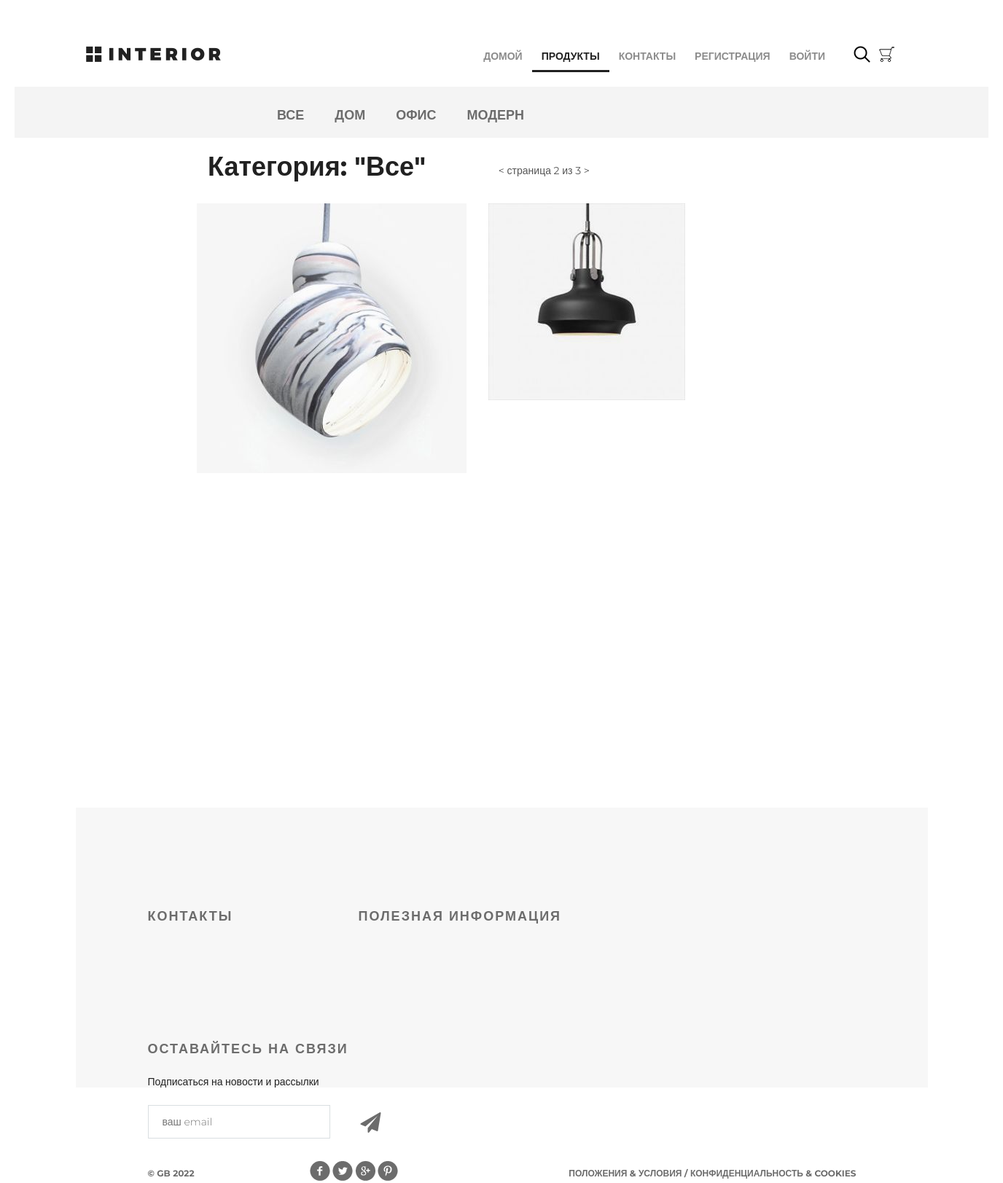
/products/0/2, run on an earlier commit of the app's database.
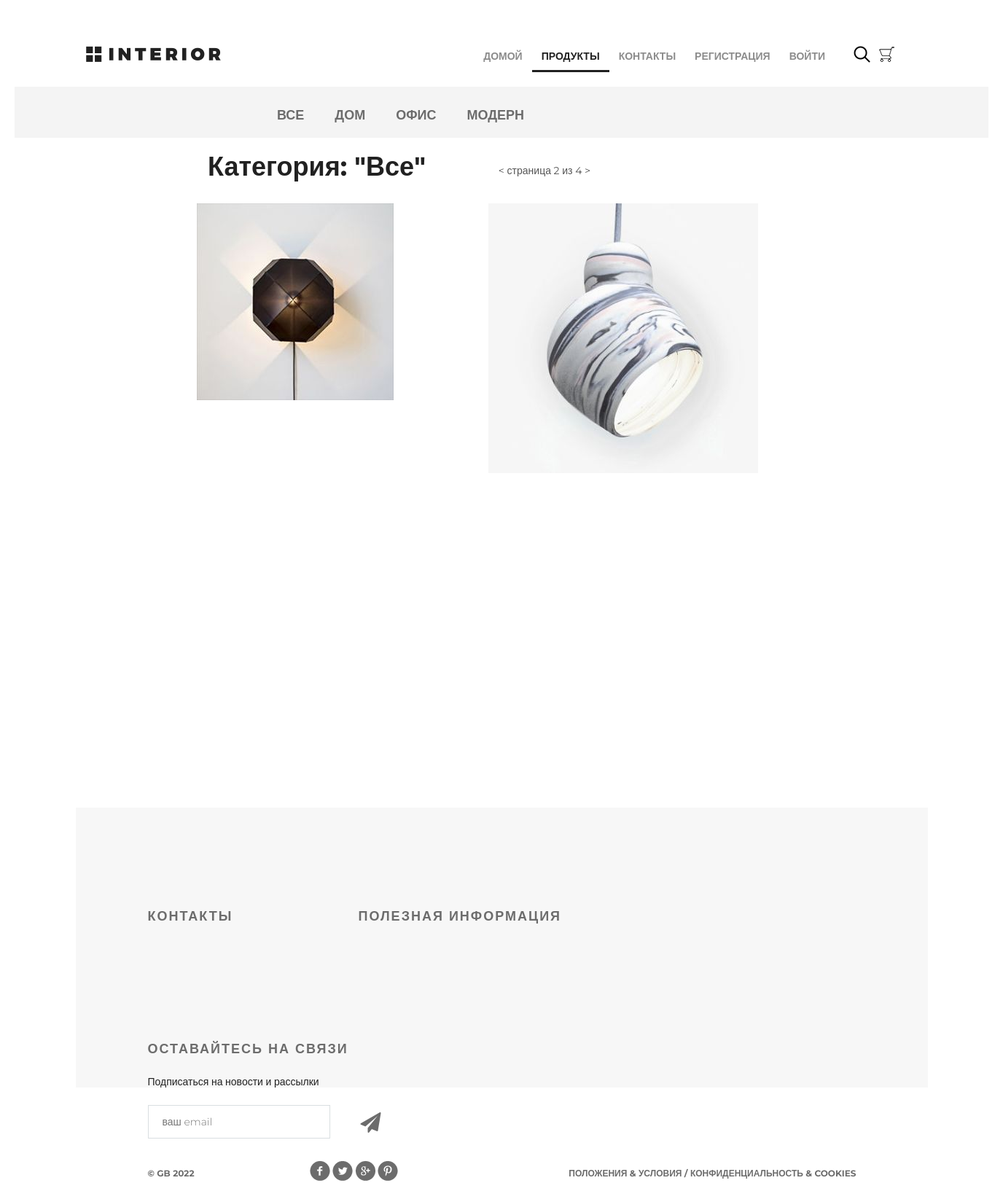
And on a later commit of the database.
### mainapp/models.py (models this page shows, shortened)
class ProductCategotry(models.Model):
    name = models.CharField(max_length=64, unique=True, verbose_name='Имя')
    description = models.TextField(verbose_name='Описание', blank=True)
    link_name = models.CharField(max_length=64, unique=False, verbose_name='Ссылка', blank=True)
    is_active = models.BooleanField(default=True)
    class Meta:
        verbose_name = 'Категория'
        verbose_name_plural = 'Категории'

class Product(models.Model):
    category = models.ForeignKey(ProductCategotry, on_delete=models.CASCADE)
    name = models.CharField(verbose_name='имя продукта', max_length=128)
    image = models.ImageField(upload_to='products_images', blank=True)
    short_desc = models.CharField(verbose_name='краткое описание продукта', max_length=60, blank=True)
    description = models.TextField(verbose_name='описание продукта', blank=True)
    price = models.DecimalField(verbose_name='цена продукта', max_digits=8, decimal_places=2, default=0)
    quantity = models.PositiveIntegerField(verbose_name='количество на складе', default=0)
    is_active = models.BooleanField(default=True)
    class Meta:
        verbose_name = 'Продукт'
        verbose_name_plural = 'Продукты'

### mainapp/views.py (the view, shortened to what this page needs)
# urls.py: path('products/<int:pk>', adminapp.products, name='products'),
def products(request, pk=None, page=1):
    links_menu = ProductCategotry.objects.filter(is_active=True)
    title = 'продукты'
    if pk is not None:
        if pk == 0:
            product_list = Product.objects.filter(is_active=True, category__is_active=True)
            category_item = {'name': 'все', 'pk': 0}
        else:
            category_item = get_object_or_404(ProductCategotry, pk=pk)
            product_list = Product.objects.filter(category__pk=pk, is_active=True, category__is_active=True)
        paginator = Paginator(product_list, 2)
        try:
            products_paginator = paginator.page(page)
        except PageNotAnInteger:
            products_paginator = paginator.page(1)
        except EmptyPage:
            products_paginator = paginator.page(paginator.num_pages)
        content = {
            'title': title,
            'links_menu': links_menu,
            'products': products_paginator,
            'category': category_item,
        }
        return render(request, 'mainapp/products_list.html', content)

### mainapp/context_processors.py (called while the page is built)
def basket(request):
    print(f'context processor basket works')
    basket = []
    if request.user.is_authenticated:
        basket = Basket.objects.filter(user=request.user)
    basket = []
    if request.user.is_authenticated:
        basket = Basket.objects.filter(user=request.user)
    return {
        'basket': basket,
    }

### mainapp/templates/mainapp/products_list.html (shortened to what this page needs)
{% extends 'mainapp/base.html' %}
{% load static %}
{% block menu %}
<div class="hero-white">
    <div class="header clearfix">
        {% include 'mainapp/includes/inc_main_menu.html' %}
    </div>
</div>
{% endblock %}
{% block content %}
<div class="details">
    <div class="links clearfix">
        {% include 'mainapp/includes/inc_categories_menu.html' %}
    </div>
    <div class="products_list">
        <div class="title clearfix">
            <h2>
                Категория: "{{ category.name|title }}"
            </h2>
            <div class="paginator">
          {% if products.has_previous %}
            <a href="{% url 'products:product_paginator' category.pk products.previous_page_number %}"><</a>
          {% endif %}
          <span class="current"> страница {{ products.number }} из {{ products.paginator.num_pages }}</span>
          {% if products.has_next %}
            <a href="{% url 'products:product_paginator' category.pk products.next_page_number %}">></a>
          {% endif %}
        </div>
        </div>
        <div class="category-products clearfix">
            {% for product in products %}
            <div class="block">
                <a href="{% url 'products:product' product.pk %}">
                    <img src="/media/{{ product.image }}" alt="product">
                </a>
            </div>
            {% endfor %}
        </div>
    </div>
</div>
<div class="clr"></div>
{% endblock %}

### mainapp/templates/mainapp/includes/inc_categories_menu.html
<ul class="links-menu">
    <li><a href="{% url 'products:category' 0 %}" class="{% if request.resolver_match.kwargs.pk == link.pk %}active{% endif%}">все</a></li>
    {% for link in links_menu %}
    <li><a href="{% url 'products:category' link.pk %}" class="{% if request.resolver_match.kwargs.pk == link.pk %}active{% endif%}">{{link.name}}</a></li>
    {% endfor %}
</ul>

What changed in the data, as far as the page shows it:
no longer on this page (row edited): Product: image (picture)
now on this page (row edited): Product: image (picture)
Also different on the page:
{{ products.paginator.num_pages }}: "3" → "4"
